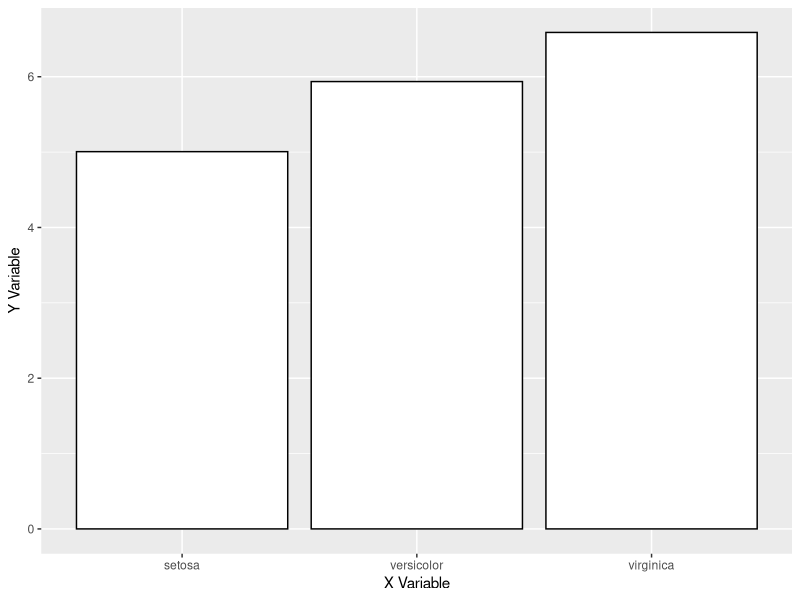
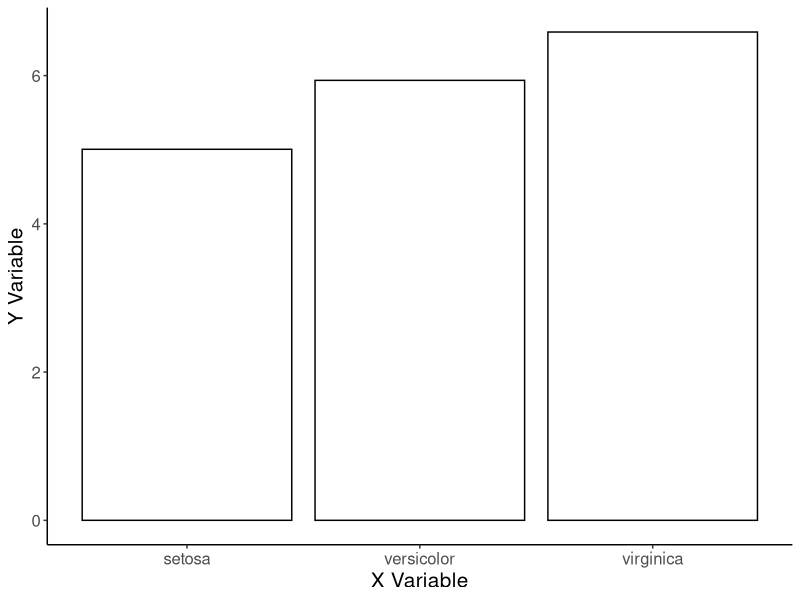

The R script that drew these images, in order:
# Barplots in R ----
#install.packages('ggplot2')
library(ggplot2)
library(datasets)
data(iris)
data = iris 
p = ggplot(data, aes(Species, Sepal.Length)) +
  stat_summary(fun.y = mean,
               geom = "bar",
               fill = "White", 
               color = "Black") + 
  stat_summary(fun.data = mean_cl_normal, 
               geom = "errorbar", 
               position = position_dodge(width = 0.90), 
               width = 0.2) + 
  xlab('X Variable')+
  ylab('Y Variable')
p

# Optional Clean Up Code ----
cleanup = theme(panel.grid.major = element_blank(),
                panel.grid.minor = element_blank(),
                panel.background = element_blank(),
                axis.line.x = element_line(color = 'black'),
                axis.line.y = element_line(color = 'black'),
                legend.key = element_rect(fill = 'white'),
                text = element_text(size = 15))

p + cleanup